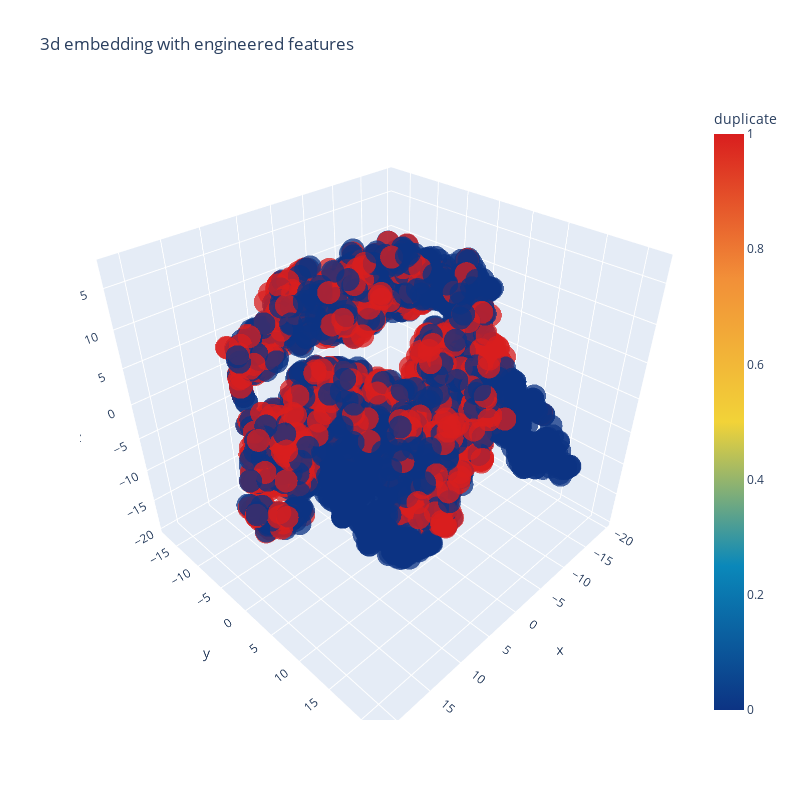

Notebook code cell kept with this figure:
### Code cell
trace1 = go.Scatter3d(
    x=tsne3d[:,0],
    y=tsne3d[:,1],
    z=tsne3d[:,2],
    mode='markers',
    marker=dict(
        sizemode='diameter',
        color = y,
        colorscale = 'Portland',
        colorbar = dict(title = 'duplicate'),
        line=dict(color='rgb(255, 255, 255)'),
        opacity=0.75
    )
)

data=[trace1]
layout=dict(height=800, width=800, title='3d embedding with engineered features')
fig=dict(data=data, layout=layout)
py.iplot(fig, filename='3DBubble')

### Figure 1 — Plotly figure (JSON) as saved in the notebook; plotly's stock layout.template omitted (floating-point values rounded to 4 significant figures; data arrays with more than 128 entries replaced by an {"elided": "..."} marker saying what was removed)
{"data": [{"marker": {"color": {"elided": "5000 int values"}, "colorbar": {"title": {"text": "duplicate"}}, "colorscale": [[0, "rgb(12,51,131)"], [0.25, "rgb(10,136,186)"], [0.5, "rgb(242,211,56)"], [0.75, "rgb(242,143,56)"], [1, "rgb(217,30,30)"]], "line": {"color": "rgb(255, 255, 255)"}, "opacity": 0.75, "sizemode": "diameter"}, "mode": "markers", "type": "scatter3d", "x": {"elided": "5000 float values"}, "y": {"elided": "5000 float values"}, "z": {"elided": "5000 float values"}}], "layout": {"height": 800, "title": {"text": "3d embedding with engineered features"}, "width": 800}}
